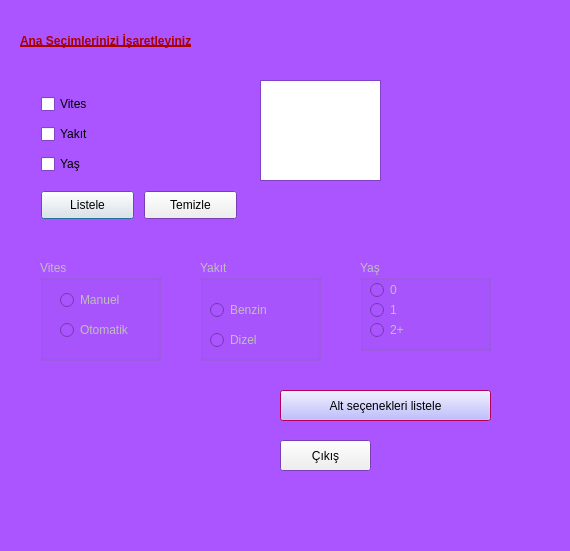
<?xml version="1.0" encoding="UTF-8"?>
<ui version="4.0">
 <class>Dialog</class>
 <widget class="QDialog" name="Dialog">
  <property name="geometry">
   <rect>
    <x>0</x>
    <y>0</y>
    <width>570</width>
    <height>551</height>
   </rect>
  </property>
  <property name="palette">
   <palette>
    <active>
     <colorrole role="Base">
      <brush brushstyle="SolidPattern">
       <color alpha="255">
        <red>255</red>
        <green>255</green>
        <blue>255</blue>
       </color>
      </brush>
     </colorrole>
     <colorrole role="Window">
      <brush brushstyle="SolidPattern">
       <color alpha="255">
        <red>170</red>
        <green>85</green>
        <blue>255</blue>
       </color>
      </brush>
     </colorrole>
    </active>
    <inactive>
     <colorrole role="Base">
      <brush brushstyle="SolidPattern">
       <color alpha="255">
        <red>255</red>
        <green>255</green>
        <blue>255</blue>
       </color>
      </brush>
     </colorrole>
     <colorrole role="Window">
      <brush brushstyle="SolidPattern">
       <color alpha="255">
        <red>170</red>
        <green>85</green>
        <blue>255</blue>
       </color>
      </brush>
     </colorrole>
    </inactive>
    <disabled>
     <colorrole role="Base">
      <brush brushstyle="SolidPattern">
       <color alpha="255">
        <red>170</red>
        <green>85</green>
        <blue>255</blue>
       </color>
      </brush>
     </colorrole>
     <colorrole role="Window">
      <brush brushstyle="SolidPattern">
       <color alpha="255">
        <red>170</red>
        <green>85</green>
        <blue>255</blue>
       </color>
      </brush>
     </colorrole>
    </disabled>
   </palette>
  </property>
  <property name="windowTitle">
   <string>Dialog</string>
  </property>
  <widget class="QLabel" name="label">
   <property name="geometry">
    <rect>
     <x>20</x>
     <y>30</y>
     <width>231</width>
     <height>21</height>
    </rect>
   </property>
   <property name="palette">
    <palette>
     <active>
      <colorrole role="WindowText">
       <brush brushstyle="SolidPattern">
        <color alpha="255">
         <red>170</red>
         <green>0</green>
         <blue>0</blue>
        </color>
       </brush>
      </colorrole>
      <colorrole role="Text">
       <brush brushstyle="SolidPattern">
        <color alpha="255">
         <red>170</red>
         <green>0</green>
         <blue>0</blue>
        </color>
       </brush>
      </colorrole>
      <colorrole role="PlaceholderText">
       <brush brushstyle="SolidPattern">
        <color alpha="128">
         <red>170</red>
         <green>0</green>
         <blue>0</blue>
        </color>
       </brush>
      </colorrole>
     </active>
     <inactive>
      <colorrole role="WindowText">
       <brush brushstyle="SolidPattern">
        <color alpha="255">
         <red>170</red>
         <green>0</green>
         <blue>0</blue>
        </color>
       </brush>
      </colorrole>
      <colorrole role="Text">
       <brush brushstyle="SolidPattern">
        <color alpha="255">
         <red>170</red>
         <green>0</green>
         <blue>0</blue>
        </color>
       </brush>
      </colorrole>
      <colorrole role="PlaceholderText">
       <brush brushstyle="SolidPattern">
        <color alpha="128">
         <red>170</red>
         <green>0</green>
         <blue>0</blue>
        </color>
       </brush>
      </colorrole>
     </inactive>
     <disabled>
      <colorrole role="WindowText">
       <brush brushstyle="SolidPattern">
        <color alpha="255">
         <red>120</red>
         <green>120</green>
         <blue>120</blue>
        </color>
       </brush>
      </colorrole>
      <colorrole role="Text">
       <brush brushstyle="SolidPattern">
        <color alpha="255">
         <red>120</red>
         <green>120</green>
         <blue>120</blue>
        </color>
       </brush>
      </colorrole>
      <colorrole role="PlaceholderText">
       <brush brushstyle="SolidPattern">
        <color alpha="128">
         <red>0</red>
         <green>0</green>
         <blue>0</blue>
        </color>
       </brush>
      </colorrole>
     </disabled>
    </palette>
   </property>
   <property name="font">
    <font>
     <pointsize>9</pointsize>
     <weight>75</weight>
     <bold>true</bold>
     <underline>true</underline>
    </font>
   </property>
   <property name="text">
    <string>Ana Seçimlerinizi İşaretleyiniz</string>
   </property>
  </widget>
  <widget class="QCheckBox" name="cbVites">
   <property name="geometry">
    <rect>
     <x>41</x>
     <y>94</y>
     <width>55</width>
     <height>20</height>
    </rect>
   </property>
   <property name="text">
    <string>Vites</string>
   </property>
  </widget>
  <widget class="QCheckBox" name="cbYakit">
   <property name="geometry">
    <rect>
     <x>41</x>
     <y>124</y>
     <width>54</width>
     <height>20</height>
    </rect>
   </property>
   <property name="text">
    <string>Yakıt</string>
   </property>
  </widget>
  <widget class="QCheckBox" name="cbYas">
   <property name="geometry">
    <rect>
     <x>41</x>
     <y>154</y>
     <width>47</width>
     <height>20</height>
    </rect>
   </property>
   <property name="text">
    <string>Yaş</string>
   </property>
  </widget>
  <widget class="QPushButton" name="btnListele">
   <property name="geometry">
    <rect>
     <x>41</x>
     <y>191</y>
     <width>93</width>
     <height>28</height>
    </rect>
   </property>
   <property name="text">
    <string>Listele</string>
   </property>
  </widget>
  <widget class="QPushButton" name="btnTemizle">
   <property name="geometry">
    <rect>
     <x>144</x>
     <y>191</y>
     <width>93</width>
     <height>28</height>
    </rect>
   </property>
   <property name="text">
    <string>Temizle</string>
   </property>
  </widget>
  <widget class="QPlainTextEdit" name="plainTextEdit">
   <property name="geometry">
    <rect>
     <x>260</x>
     <y>80</y>
     <width>121</width>
     <height>101</height>
    </rect>
   </property>
  </widget>
  <widget class="QGroupBox" name="grpVites">
   <property name="enabled">
    <bool>false</bool>
   </property>
   <property name="geometry">
    <rect>
     <x>40</x>
     <y>260</y>
     <width>121</width>
     <height>101</height>
    </rect>
   </property>
   <property name="title">
    <string>Vites</string>
   </property>
   <widget class="QRadioButton" name="rdManuel">
    <property name="geometry">
     <rect>
      <x>20</x>
      <y>30</y>
      <width>95</width>
      <height>20</height>
     </rect>
    </property>
    <property name="text">
     <string>Manuel</string>
    </property>
   </widget>
   <widget class="QRadioButton" name="radioButton_2">
    <property name="geometry">
     <rect>
      <x>20</x>
      <y>60</y>
      <width>95</width>
      <height>20</height>
     </rect>
    </property>
    <property name="text">
     <string>Otomatik</string>
    </property>
   </widget>
  </widget>
  <widget class="QGroupBox" name="grpYakit">
   <property name="enabled">
    <bool>false</bool>
   </property>
   <property name="geometry">
    <rect>
     <x>200</x>
     <y>260</y>
     <width>121</width>
     <height>101</height>
    </rect>
   </property>
   <property name="title">
    <string>Yakıt</string>
   </property>
   <widget class="QRadioButton" name="radioButton_3">
    <property name="geometry">
     <rect>
      <x>10</x>
      <y>40</y>
      <width>95</width>
      <height>20</height>
     </rect>
    </property>
    <property name="text">
     <string>Benzin</string>
    </property>
   </widget>
   <widget class="QRadioButton" name="radioButton_4">
    <property name="geometry">
     <rect>
      <x>10</x>
      <y>70</y>
      <width>95</width>
      <height>20</height>
     </rect>
    </property>
    <property name="text">
     <string>Dizel</string>
    </property>
   </widget>
  </widget>
  <widget class="QPushButton" name="btnAltSecenek">
   <property name="geometry">
    <rect>
     <x>280</x>
     <y>390</y>
     <width>211</width>
     <height>31</height>
    </rect>
   </property>
   <property name="palette">
    <palette>
     <active>
      <colorrole role="WindowText">
       <brush brushstyle="SolidPattern">
        <color alpha="255">
         <red>85</red>
         <green>0</green>
         <blue>0</blue>
        </color>
       </brush>
      </colorrole>
      <colorrole role="Button">
       <brush brushstyle="SolidPattern">
        <color alpha="255">
         <red>170</red>
         <green>170</green>
         <blue>255</blue>
        </color>
       </brush>
      </colorrole>
      <colorrole role="Base">
       <brush brushstyle="SolidPattern">
        <color alpha="255">
         <red>255</red>
         <green>255</green>
         <blue>255</blue>
        </color>
       </brush>
      </colorrole>
      <colorrole role="Window">
       <brush brushstyle="SolidPattern">
        <color alpha="255">
         <red>255</red>
         <green>0</green>
         <blue>127</blue>
        </color>
       </brush>
      </colorrole>
     </active>
     <inactive>
      <colorrole role="WindowText">
       <brush brushstyle="SolidPattern">
        <color alpha="255">
         <red>85</red>
         <green>0</green>
         <blue>0</blue>
        </color>
       </brush>
      </colorrole>
      <colorrole role="Button">
       <brush brushstyle="SolidPattern">
        <color alpha="255">
         <red>170</red>
         <green>170</green>
         <blue>255</blue>
        </color>
       </brush>
      </colorrole>
      <colorrole role="Base">
       <brush brushstyle="SolidPattern">
        <color alpha="255">
         <red>255</red>
         <green>255</green>
         <blue>255</blue>
        </color>
       </brush>
      </colorrole>
      <colorrole role="Window">
       <brush brushstyle="SolidPattern">
        <color alpha="255">
         <red>255</red>
         <green>0</green>
         <blue>127</blue>
        </color>
       </brush>
      </colorrole>
     </inactive>
     <disabled>
      <colorrole role="WindowText">
       <brush brushstyle="SolidPattern">
        <color alpha="255">
         <red>120</red>
         <green>120</green>
         <blue>120</blue>
        </color>
       </brush>
      </colorrole>
      <colorrole role="Button">
       <brush brushstyle="SolidPattern">
        <color alpha="255">
         <red>170</red>
         <green>170</green>
         <blue>255</blue>
        </color>
       </brush>
      </colorrole>
      <colorrole role="Base">
       <brush brushstyle="SolidPattern">
        <color alpha="255">
         <red>255</red>
         <green>0</green>
         <blue>127</blue>
        </color>
       </brush>
      </colorrole>
      <colorrole role="Window">
       <brush brushstyle="SolidPattern">
        <color alpha="255">
         <red>255</red>
         <green>0</green>
         <blue>127</blue>
        </color>
       </brush>
      </colorrole>
     </disabled>
    </palette>
   </property>
   <property name="text">
    <string>Alt seçenekleri listele</string>
   </property>
  </widget>
  <widget class="QGroupBox" name="grpYas">
   <property name="enabled">
    <bool>false</bool>
   </property>
   <property name="geometry">
    <rect>
     <x>360</x>
     <y>260</y>
     <width>131</width>
     <height>91</height>
    </rect>
   </property>
   <property name="title">
    <string>Yaş</string>
   </property>
   <widget class="QRadioButton" name="radioButton_5">
    <property name="geometry">
     <rect>
      <x>10</x>
      <y>20</y>
      <width>95</width>
      <height>20</height>
     </rect>
    </property>
    <property name="text">
     <string>0</string>
    </property>
   </widget>
   <widget class="QRadioButton" name="radioButton_6">
    <property name="geometry">
     <rect>
      <x>10</x>
      <y>40</y>
      <width>95</width>
      <height>20</height>
     </rect>
    </property>
    <property name="text">
     <string>1</string>
    </property>
   </widget>
   <widget class="QRadioButton" name="radioButton_7">
    <property name="geometry">
     <rect>
      <x>10</x>
      <y>60</y>
      <width>95</width>
      <height>20</height>
     </rect>
    </property>
    <property name="text">
     <string>2+</string>
    </property>
   </widget>
  </widget>
  <widget class="QPushButton" name="btnCikis">
   <property name="geometry">
    <rect>
     <x>280</x>
     <y>440</y>
     <width>91</width>
     <height>31</height>
    </rect>
   </property>
   <property name="text">
    <string>Çıkış</string>
   </property>
  </widget>
 </widget>
 <resources/>
 <connections>
  <connection>
   <sender>btnCikis</sender>
   <signal>clicked()</signal>
   <receiver>Dialog</receiver>
   <slot>reject()</slot>
   <hints>
    <hint type="sourcelabel">
     <x>355</x>
     <y>451</y>
    </hint>
    <hint type="destinationlabel">
     <x>433</x>
     <y>535</y>
    </hint>
   </hints>
  </connection>
 </connections>
</ui>
